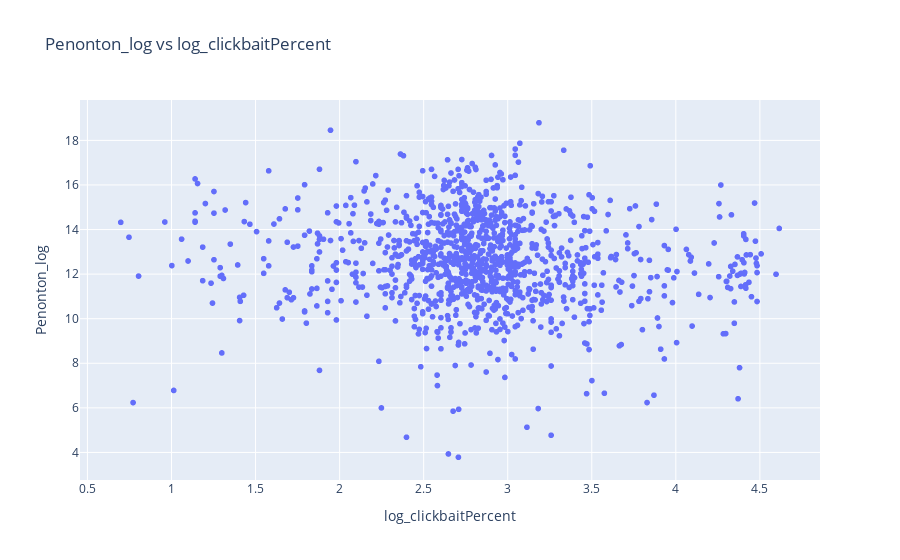

Here is the notebook cell this chart was saved with:
### Markdown cell above
Hasilnya ada kemiringan

### Code cell
fig = px.scatter(data, x='log_clickbaitPercent', y='Penonton_log', title='Penonton_log vs log_clickbaitPercent')
fig.show()

### Figure 1 — Plotly figure (JSON) as saved in the notebook; plotly's stock layout.template omitted (floating-point values rounded to 4 significant figures; data arrays with more than 128 entries replaced by an {"elided": "..."} marker saying what was removed)
{"data": [{"hovertemplate": "log_clickbaitPercent=%{x}<br>Penonton_log=%{y}<extra></extra>", "legendgroup": "", "marker": {"color": "#636efa", "symbol": "circle"}, "mode": "markers", "name": "", "showlegend": false, "type": "scattergl", "x": {"elided": "1139 float values"}, "xaxis": "x", "y": {"elided": "1139 float values"}, "yaxis": "y"}], "layout": {"legend": {"tracegroupgap": 0}, "title": {"text": "Penonton_log vs log_clickbaitPercent"}, "xaxis": {"anchor": "y", "domain": [0, 1], "title": {"text": "log_clickbaitPercent"}}, "yaxis": {"anchor": "x", "domain": [0, 1], "title": {"text": "Penonton_log"}}}}
